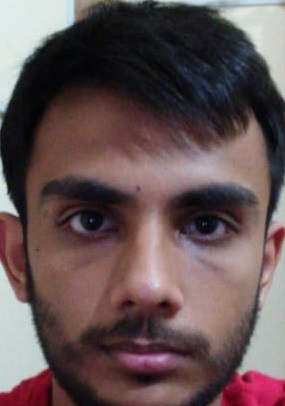
#> input picture nabeel.jpg, 285 x 406 px
$ python brute.py
#> lines starting #> are read from the running program, lines starting #| are printed output that depends on the picture
import numpy as np
import cv2 as cv
from matplotlib import pyplot as plt
img1 = cv.imread('nabeel.jpg',0)          # queryImage
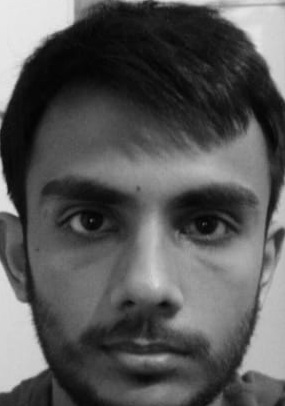
#> img1: shape (406, 285); min 3, max 233, mean 87.8
img2 = cv.imread('nabeel_train.jpg',0) # trainImage
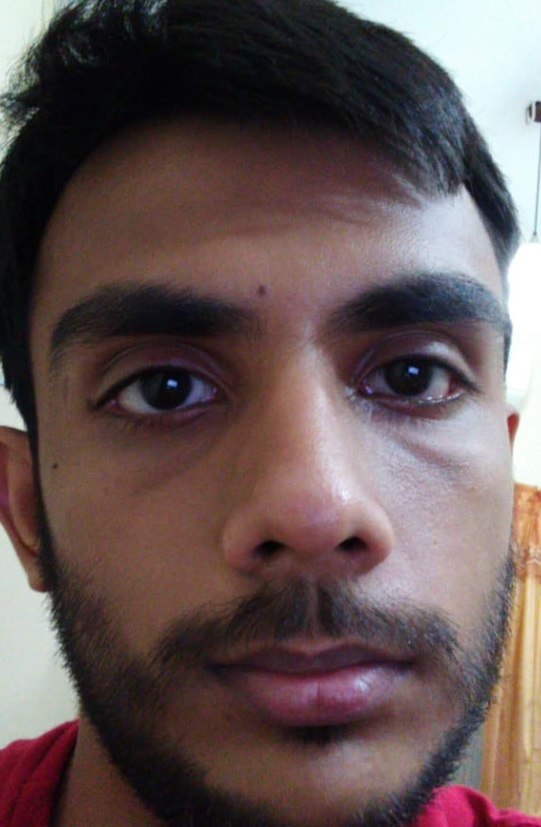
#> input picture nabeel_train.jpg, 541 x 827 px
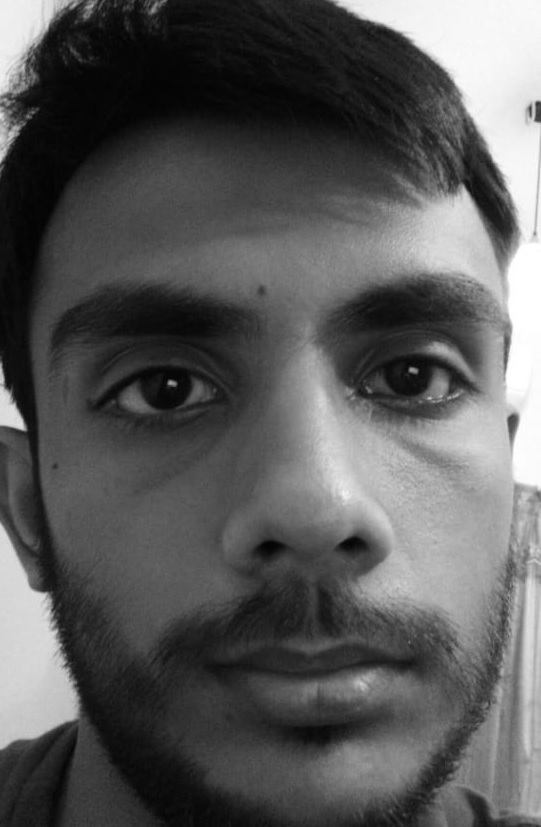
#> img2: shape (827, 541); min 2, max 255, mean 89.6
# Initiate SIFT detector
sift = cv.xfeatures2d.SIFT_create()
# find the keypoints and descriptors with SIFT
kp1, des1 = sift.detectAndCompute(img1,None)
#> kp1 = 144 keypoints; strongest (x, y, size): (203, 214, 39.1), (9, 208, 8.5), (55, 69, 41.9), (34, 363, 17.8)
kp2, des2 = sift.detectAndCompute(img2,None)
#> kp2 = 494 keypoints; strongest (x, y, size): (498, 218, 27.3), (406, 346, 86.6), (17, 422, 10.1), (15, 420, 11.8)
# BFMatcher with default params
bf = cv.BFMatcher()
matches = bf.knnMatch(des1,des2, k=2)
#> matches = 144 matches
# Apply ratio test
good = []
for m,n in matches:
    if m.distance < 0.75*n.distance:
        good.append([m])
#> this loop made 144 passes
#> after the loop, good = 22 matches
# cv.drawMatchesKnn expects list of lists as matches.
img3 = cv.drawMatchesKnn(img1,kp1,img2,kp2,good,None,flags=2)
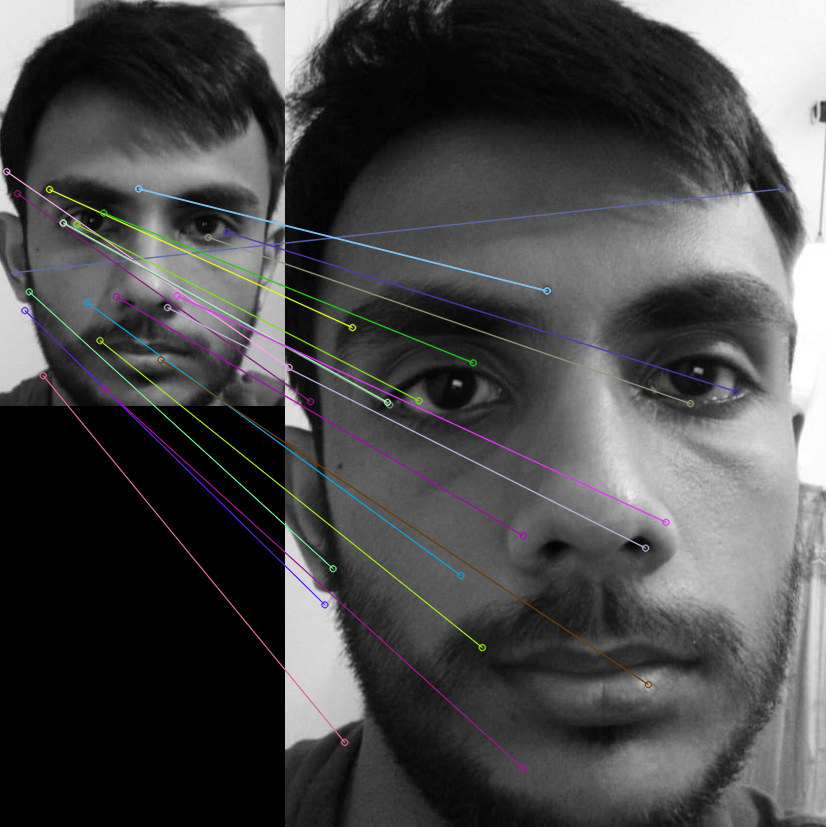
#> img3: shape (827, 826, 3); mean of channels 0, 1, 2 75, 74.6, 74.8; drawn as B, G, R
#plt.imshow(img3),plt.show()
cv.imwrite("brute_nabeel.jpg",img3)
